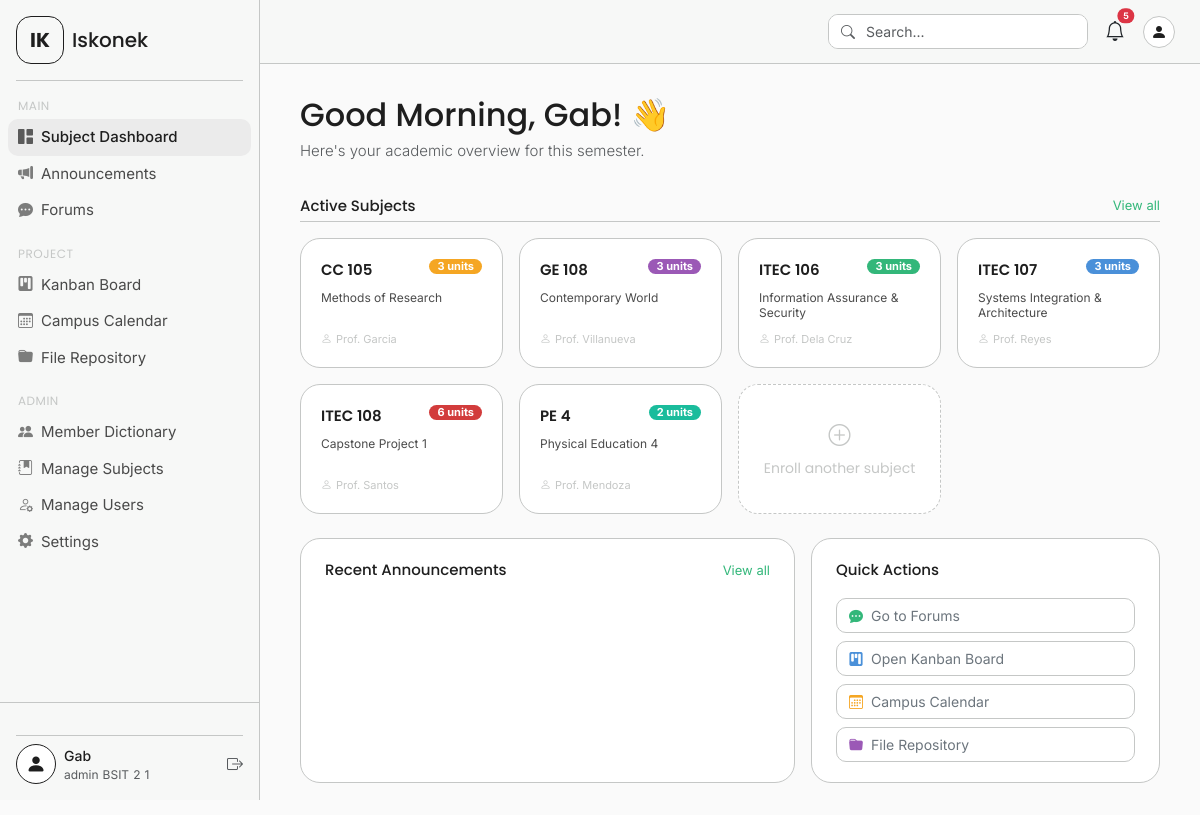
Page /dashboard.php (signed in) on the committed database.
### tables this page shows
CREATE TABLE `subjects` (
  `id` int(11) NOT NULL,
  `code` varchar(20) NOT NULL,
  `name` varchar(160) NOT NULL,
  `instructor` varchar(120) DEFAULT NULL,
  `units` tinyint(4) DEFAULT 3,
  `enroll_key` varchar(40) NOT NULL,
  `color` varchar(10) DEFAULT '#33b77a',
  `semester` varchar(40) DEFAULT '2nd Sem, A.Y. 2024-25',
  `created_at` timestamp NOT NULL DEFAULT current_timestamp()
);

### dashboard.php (the view, shortened to what this page needs)
<?php
require_once 'includes/config.php';
$user_name = $_SESSION['full_name'] ?? 'Student';
$first_name = explode(' ', $user_name)[0];
$hour = (int) date('H');
$greeting = $hour < 12 ? 'Good Morning' : ($hour < 17 ? 'Good Afternoon' : 'Good Evening');
$subjects_query = $conn->query("SELECT * FROM subjects ORDER BY code");
$subjects = $subjects_query->fetch_all(MYSQLI_ASSOC);
?>
<!DOCTYPE html>
<html lang="en">
<head>
  <link href="https://cdn.jsdelivr.net/npm/bootstrap@5.3.3/dist/css/bootstrap.min.css" rel="stylesheet">
  <link href="https://cdn.jsdelivr.net/npm/bootstrap-icons@1.11.3/font/bootstrap-icons.min.css" rel="stylesheet">
  <link href="assets/css/style.css" rel="stylesheet">
</head>
<body>
<div class="app-wrapper">
  <?php include 'includes/sidebar.php'; ?>
  <div class="main-content">
    <?php include 'includes/navbar.php'; ?>
    <div class="page-body">
      <div class="mb-4">
        <h2 class="hero-greeting mb-1"><?= $greeting ?>, <?= htmlspecialchars($first_name) ?>! 👋</h2>
        <p class="hero-sub text-muted">Here's your academic overview for this semester.</p>
      </div>
      <div class="d-flex align-items-center justify-content-between mb-1">
        <p class="section-header mb-0">Active Subjects</p>
        <a href="#" class="small text-decoration-none" style="color:var(--accent-green);font-size:13px;">View all</a>
      </div>
      <hr class="section-divider">
      <div class="row g-3 mb-2">
        <?php foreach ($subjects as $subj): ?>
        <div class="col-12 col-sm-6 col-lg-4 col-xl-3">
          <a href="subject.php?code=<?= urlencode($subj['code']) ?>"
             class="subject-card d-flex flex-column text-decoration-none"
             data-search="<?= htmlspecialchars($subj['code'] . ' ' . $subj['name'] . ' ' . $subj['instructor']) ?>">
            <div class="d-flex align-items-start justify-content-between mb-2">
              <p class="subject-code mb-0"><?= htmlspecialchars($subj['code']) ?></p>
              <span class="badge subject-badge text-white" style="background-color:<?= $subj['color'] ?>;"><?= $subj['units'] ?> units</span>
            </div>
            <p class="subject-name mb-auto"><?= htmlspecialchars($subj['name']) ?></p>
            <p class="subject-instructor mb-0 mt-2">
              <i class="bi bi-person me-1"></i><?= htmlspecialchars($subj['instructor']) ?>
            </p>
          </a>
        </div>
        <?php endforeach; ?>
        <div class="col-12 col-sm-6 col-lg-4 col-xl-3">
          <a href="#" class="enroll-card" data-bs-toggle="modal" data-bs-target="#enrollModal">
            <i class="bi bi-plus-circle"></i>
            <span>Enroll another subject</span>
          </a>
        </div>
      </div>
      <div class="row g-3 mt-2">
        <div class="col-12 col-lg-7">
          <div class="stat-card h-100">
            <div class="d-flex align-items-center justify-content-between mb-3">
              <p class="section-header mb-0">Recent Announcements</p>
              <a href="announcements.php" class="small text-decoration-none" style="color:var(--accent-green);font-size:13px;">View all</a>
            </div>
          </div>
        </div>
        <div class="col-12 col-lg-5">
          <div class="stat-card h-100">
            <p class="section-header mb-3">Quick Actions</p>
            <div class="d-flex flex-column gap-2">
              <a href="forums.php" class="btn btn-outline-secondary text-start d-flex align-items-center gap-2" style="border-radius:10px;border-color:var(--border-color);font-size:14px;">
                <i class="bi bi-chat-dots-fill" style="color:var(--accent-green);"></i> Go to Forums
              </a>
              <a href="pages/kanban.php" class="btn btn-outline-secondary text-start d-flex align-items-center gap-2" style="border-radius:10px;border-color:var(--border-color);font-size:14px;">
                <i class="bi bi-kanban-fill" style="color:#4a90d9;"></i> Open Kanban Board
              </a>
              <a href="calendar.php" class="btn btn-outline-secondary text-start d-flex align-items-center gap-2" style="border-radius:10px;border-color:var(--border-color);font-size:14px;">
                <i class="bi bi-calendar3" style="color:#f5a623;"></i> Campus Calendar
              </a>
              <a href="files.php" class="btn btn-outline-secondary text-start d-flex align-items-center gap-2" style="border-radius:10px;border-color:var(--border-color);font-size:14px;">
                <i class="bi bi-folder-fill" style="color:#9b59b6;"></i> File Repository
              </a>
            </div>
          </div>
        </div>
      </div>
    </div>
  </div>
</div>
<div id="toastContainer" class="position-fixed bottom-0 end-0 p-3" style="z-index:9999;"></div>
</body>
</html>

### includes/sidebar.php (shortened to what this page needs)
<?php
$current_page = basename($_SERVER['PHP_SELF']);
?>
<div class="sidebar d-flex flex-column" id="sidebar">
    <div class="sidebar-logo px-3 pt-3 pb-2">
        <div class="d-flex align-items-center gap-2">
            <div class="logo-icon d-flex align-items-center justify-content-center">
                <span class="fw-bold fs-5">IK</span>
            </div>
            <span class="logo-text fw-medium fs-5">Iskonek</span>
        </div>
        <hr class="sidebar-divider mt-3 mb-0">
    </div>
    <nav class="sidebar-nav flex-grow-1 px-2 pt-2">
        <p class="nav-section-label">MAIN</p>
        <ul class="nav flex-column">
            <li class="nav-item">
                <a href="dashboard.php"
                    class="nav-link sidebar-link <?= $current_page === 'dashboard.php' ? 'active' : '' ?>">
                    <i class="bi bi-grid-1x2-fill me-2"></i>
                    Subject Dashboard
                </a>
            </li>
            <li class="nav-item">
                <a href="announcements.php"
                    class="nav-link sidebar-link <?= $current_page === 'announcements.php' ? 'active' : '' ?>">
                    <i class="bi bi-megaphone-fill me-2"></i>
                    Announcements
                </a>
            </li>
            <li class="nav-item">
                <a href="forums.php"
                    class="nav-link sidebar-link <?= $current_page === 'forums.php' ? 'active' : '' ?>">
                    <i class="bi bi-chat-dots-fill me-2"></i>
                    Forums
                </a>
            </li>
        </ul>
        <p class="nav-section-label mt-3">PROJECT</p>
        <ul class="nav flex-column">
            <li class="nav-item">
                <a href="pages/kanban.php"
                    class="nav-link sidebar-link <?= $current_page === 'kanban.php' ? 'active' : '' ?>">
                    <i class="bi bi-kanban-fill me-2"></i>
                    Kanban Board
                </a>
            </li>
            <li class="nav-item">
                <a href="calendar.php"
                    class="nav-link sidebar-link <?= $current_page === 'calendar.php' ? 'active' : '' ?>">
                    <i class="bi bi-calendar3 me-2"></i>
                    Campus Calendar
                </a>
            </li>
            <li class="nav-item">
                <a href="files.php" class="nav-link sidebar-link <?= $current_page === 'files.php' ? 'active' : '' ?>">
                    <i class="bi bi-folder-fill me-2"></i>
                    File Repository
                </a>
            </li>
        </ul>
        <p class="nav-section-label mt-3">ADMIN</p>
        <ul class="nav flex-column">
            <li class="nav-item">
                <a href="members.php"
                    class="nav-link sidebar-link <?= $current_page === 'members.php' ? 'active' : '' ?>">
                    <i class="bi bi-people-fill me-2"></i>
                    Member Dictionary
                </a>
            </li>
            <?php if (strtolower($_SESSION['role'] ?? '') === 'admin'): ?>
                <li class="nav-item">
                    <a href="manage_subjects.php"
                        class="nav-link sidebar-link <?= $current_page === 'manage_subjects.php' ? 'active' : '' ?>">
                        <i class="bi bi-journal-bookmark-fill me-2"></i>
                        Manage Subjects
                    </a>
                </li>
                <li class="nav-item">
                    <a href="manage_users.php"
                        class="nav-link sidebar-link <?= $current_page === 'manage_users.php' ? 'active' : '' ?>">
                        <i class="bi bi-person-gear me-2"></i>
                        Manage Users
                    </a>
                </li>
            <?php endif; ?>
            <li class="nav-item">
                <a href="settings.php"
                    class="nav-link sidebar-link <?= $current_page === 'settings.php' ? 'active' : '' ?>">
                    <i class="bi bi-gear-fill me-2"></i>
                    Settings
                </a>
            </li>
        </ul>
    </nav>
    <div class="sidebar-account px-3 py-3">
        <hr class="sidebar-divider mb-2">
        <div class="d-flex align-items-center gap-2">
            <div class="avatar-circle d-flex align-items-center justify-content-center">
                <i class="bi bi-person-fill fs-5"></i>
            </div>
            <div class="flex-grow-1 overflow-hidden">
                <p class="mb-0 fw-medium text-truncate small" style="font-size:14px;">
                    <?= isset($_SESSION['full_name']) ? htmlspecialchars($_SESSION['full_name']) : '' ?>
                </p>
                <div class="d-flex gap-1 flex-row">
                    <p class="mb-0 text-muted" style="font-size:12px;">
                        <?= isset($_SESSION['role']) ? htmlspecialchars($_SESSION['role']) : '' ?>
                    </p>
                    <p class="mb-0 text-muted" style="font-size:12px;">
                        <?= isset($_SESSION['program']) ? htmlspecialchars($_SESSION['program']) : '' ?>
                    </p>
                    <p class="mb-0 text-muted" style="font-size:12px;">
                        <?= isset($_SESSION['year']) ? htmlspecialchars($_SESSION['year']) : '' ?>
                    </p>
                    <p class="mb-0 text-muted" style="font-size:12px;">
                        <?= isset($_SESSION['section']) ? htmlspecialchars($_SESSION['section']) : '' ?>
                    </p>
                </div>
            </div>
            <a href="logout.php" class="text-muted logout-btn" title="Logout">
                <i class="bi bi-box-arrow-right"></i>
            </a>
        </div>
    </div>
</div>

### includes/navbar.php (shortened to what this page needs)
<nav class="top-navbar d-flex align-items-center justify-content-between px-4">
    <div class="search-wrapper me-3">
        <div class="input-group">
            <span class="input-group-text bg-white border-end-0">
                <i class="bi bi-search text-muted"></i>
            </span>
            <input type="text" class="form-control border-start-0 ps-0" placeholder="Search..." id="globalSearch">
        </div>
    </div>
    <div class="d-flex align-items-center gap-3">
        <div class="position-relative">
            <button class="btn btn-link text-dark p-0" id="notifBtn" data-bs-toggle="dropdown">
                <i class="bi bi-bell fs-5"></i>
                <span class="position-absolute top-0 start-100 translate-middle badge rounded-pill bg-danger" style="font-size:9px;">5</span>
            </button>
        </div>
        <div class="dropdown">
            <button class="btn btn-link p-0 text-dark" data-bs-toggle="dropdown">
                <div class="avatar-circle-sm d-flex align-items-center justify-content-center">
                    <i class="bi bi-person-fill"></i>
                </div>
            </button>
        </div>
    </div>
</nav>

### rows in the picture
subjects: code "CC 105", units "3", name "Methods of Research", instructor "Prof. Garcia"
subjects: code "GE 108", units "3", name "Contemporary World", instructor "Prof. Villanueva"
subjects: code "ITEC 106", units "3", name "Information Assurance & Security", instructor "Prof. Dela Cruz"
subjects: code "ITEC 107", units "3", name "Systems Integration & Architecture", instructor "Prof. Reyes"
subjects: code "ITEC 108", units "6", name "Capstone Project 1", instructor "Prof. Santos"
subjects: code "PE 4", units "2", name "Physical Education 4", instructor "Prof. Mendoza"

### other values in the picture
$_SESSION['full_name'] "Gab"
$_SESSION['role'] "admin"
$_SESSION['program'] "BSIT"
$_SESSION['year'] "2"
$_SESSION['section'] "1"
$first_name "Gab"
